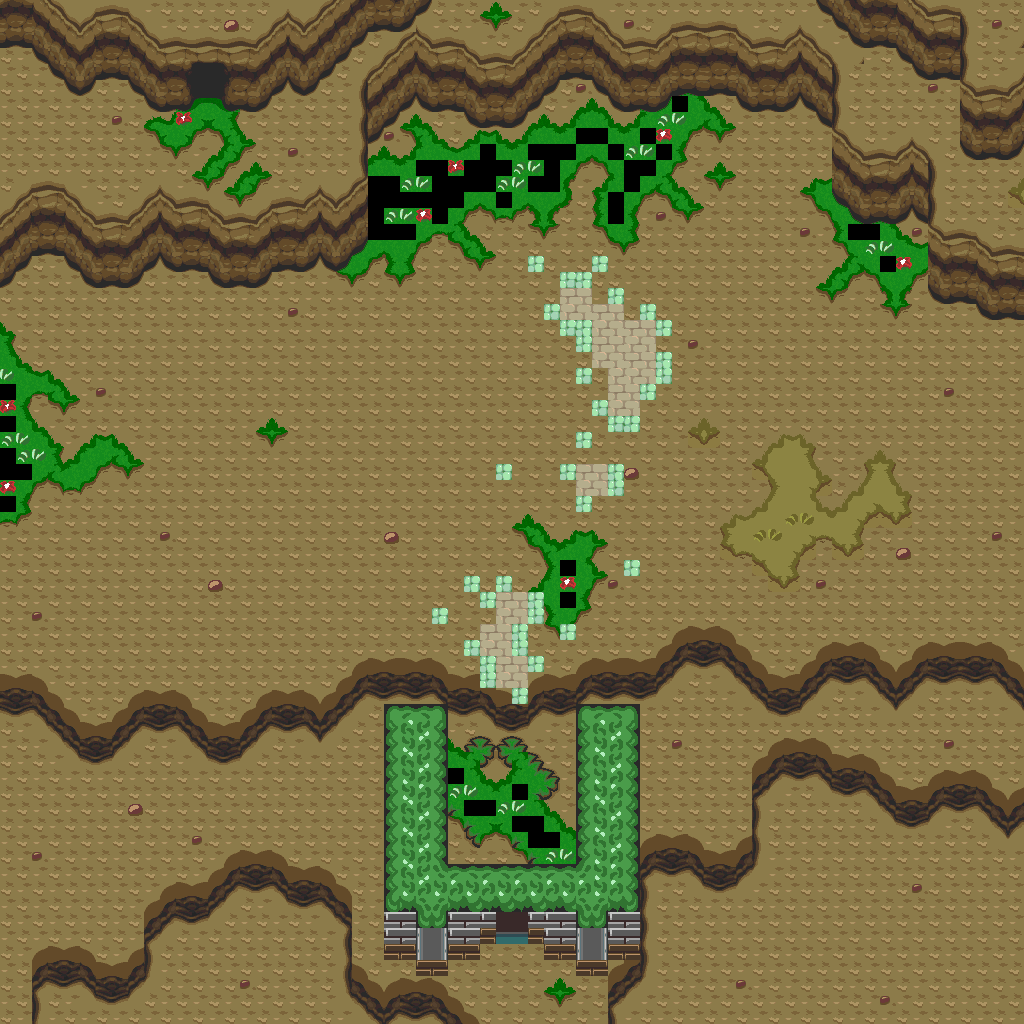

A 2D game scene composited from a Tiled map and its tileset images. What follows is a short description and the map's XML, with each tile layer's data collapsed to a summary:
An orthogonal 64x64 tile map with 16x16 px tiles, 1 tile layer (base), 1 hidden layer not drawn and 3 objects.

<map version="1.10" tiledversion="1.12.1" orientation="orthogonal" renderorder="right-down" width="64" height="64" tilewidth="16" tileheight="16" infinite="0" nextlayerid="3" nextobjectid="4">
 <tileset firstgid="1" source="../classiciphone_pics4.tsx" />
 <layer id="1" name="base" width="64" height="64">
  <data>[4096 cells, 4036 non-empty, 143 distinct tile ids]</data>
 </layer>
 <layer id="2" name="collision" width="64" height="64" visible="0">
  <properties><property name="collision" value="true" /></properties>
  <data>[4096 cells, 770 non-empty, 1 distinct tile ids]</data>
 </layer>
 <objectgroup id="3" name="npcs">
  <object id="1" x="0.0" y="80.0" width="16" height="16">
   <properties>
    <property name="script" type="string">-- Auto-converted from GraalScript
-- [CLIENT-SIDE — server no-op]
-- seteffect 0,0,0,0;</property>
   </properties>
  </object>
  <object id="2" x="0.0" y="64.0" width="16" height="16">
   <properties>
    <property name="script" type="string">-- Auto-converted from GraalScript
joinResource("level_pklevel")</property>
   </properties>
  </object>
  <object id="3" x="384.0" y="720.0" width="16" height="16">
   <properties>
    <property name="script" type="string">-- Auto-converted from GraalScript
-- //NPC Made by Exodus (LAT)
-- #//CLIENTSIDE
-- function onPlayerChats() {
-- if (player.chat == "Done") {
-- player.setlevel2("guildlegion_tomb_03.nw",30.5,48);
end
end</property>
   </properties>
  </object>
 </objectgroup>
</map>
